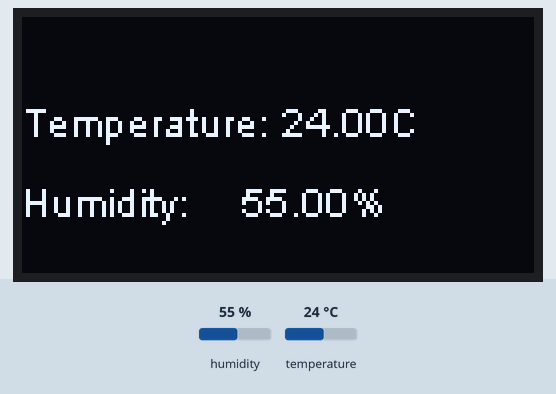
Recording of a sketch running on a simulated ESP8266 (NodeMCU). On the bench: 128×64 one-colour display. The test bench sets the inputs (shaded band); at power-on: humidity 55 %, temperature 24 °C. WiFi joins after 1.5 s; servers stay silent unless stated; what the sketch prints to the serial monitor is not drawn.

Above: at 2.7 s.
2.8 s: humidity set to 22 %
At 5.2 s:
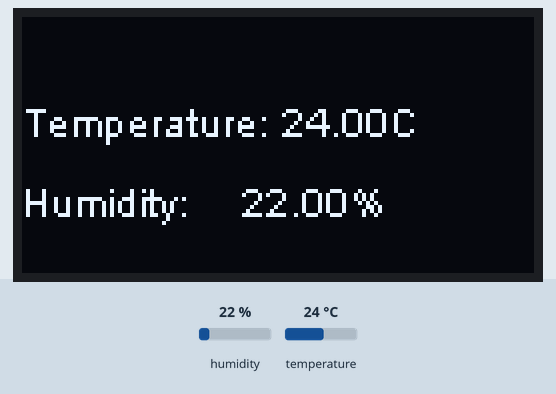
5.5 s: temperature set to 12 °C
At 6.7 s:
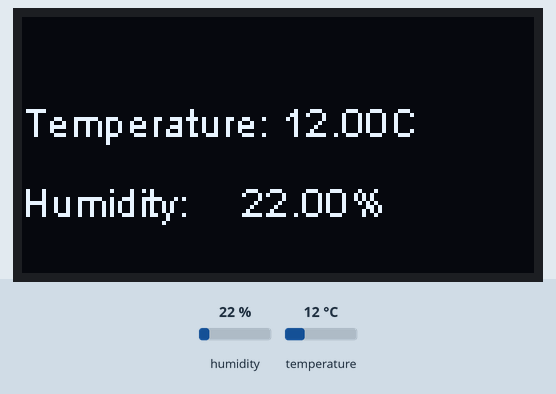
9.1 s: humidity set to 40 %
At 10.6 s:
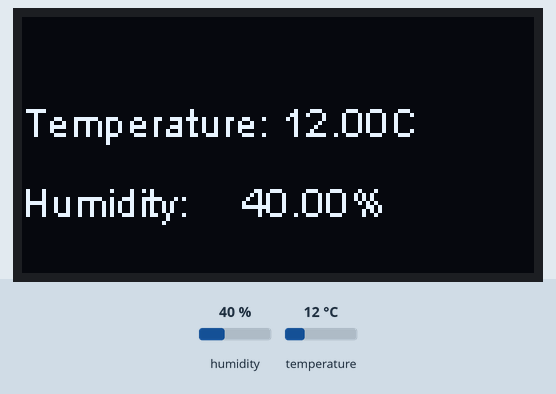
11.6 s: temperature set to 19 °C
Timing chart, 0 to 14.6 s (numbered marks = the images above; inputs shaded):
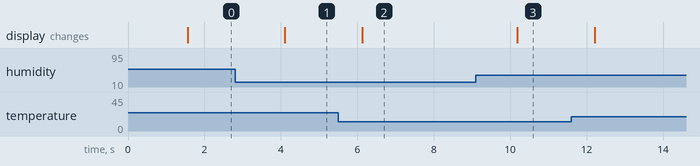

Measured:
- after the input at 2.8 s, the display: changes after 1.3 s (image 1)
- after the input at 5.5 s, the display: changes after 0.63 s (image 2)
- after the input at 9.1 s, the display: changes after 1.1 s (image 3)

The sketch:

Temperature_Final.ino
```cpp
/*
  도연쓰 바보 ㅇㅅㅇa
*/
#include <SSD1306.h>
#include <DHT.h>
#define DHTPIN D6
#define DHTTYPE DHT11
#include <ESP8266WiFi.h>
#include <ESP8266WebServer.h>

ESP8266WebServer server(80);


//WIFI 로그인할 변수 에 값지정
const char * ssid = "SMART324_3";
const char * password = "76543210";
DHT dht(DHTPIN, DHTTYPE);

float temp = dht.readTemperature();

float humidity = dht.readHumidity();


void handleRoot() {
  float temp = dht.readTemperature();
  Serial.print("Temp:");
  Serial.println(temp);
  float humidity = dht.readHumidity();
  Serial.print("Humidity:");
  Serial.println(humidity);
  String temp1 = String(temp);
  String humidity1 = String(humidity);

  String message = "Temperature";
  message += temp1;
  message += "\n Humidity :";
  message += humidity1;
  server.send(200, "text/html", message);

}


//온습도 센서 , 화면 디스플레이 매개변수
SSD1306 display(0x3c, D2, D1);

void setup() {

  Serial.begin(115200); //Serial 통신
  WiFi.mode(WIFI_STA); //Wifi통신 모드
  WiFi.begin(ssid, password); //저장된 아이디랑비밀번호 로 시작
  while (WiFi.status() != WL_CONNECTED) { // 와이파이 연결표시
    delay(500);
    Serial.print(".");

  }


  // 와이파이 통신 눈으로 확인할 수 있는 코드
  Serial.println("");
  Serial.print("Connecting to");
  Serial.println(ssid);
  Serial.print("IP address:");
  Serial.println(WiFi.localIP());

  server.begin();

  Serial.println("Server started");

  dht.begin(); //온습도 시작


  // 화면표시
  display.init();
  display.flipScreenVertically();
  display.clear();
  display.display();

  server.on("/", handleRoot);

}

void loop() {


  server.handleClient();
  float temp = dht.readTemperature();
  float humidity = dht.readHumidity();
 // Serial.print("Humidity:");
 // Serial.print(humidity);
 // Serial.print("Temperature:");
 // Serial.print(temp);
 // Serial.println("ºC");


  display.clear();

  display.setTextAlignment(TEXT_ALIGN_LEFT);
  display.setFont(ArialMT_Plain_10);
  display.drawString(0, 20, "Temperature:");
  display.drawString(65, 20, String(temp) + String("C"));
  display.drawString(0, 40, "Humidity:");
  display.drawString(55, 40, String(humidity) + String("%"));
  display.display();

}
```
